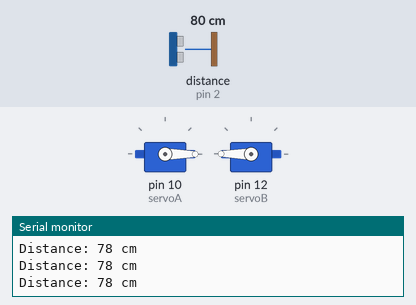
Bench run of a sketch on a simulated Arduino Uno, built with avr-gcc and run on an emulated ATmega328P. Parts: 2 × servo, the last lines printed to the serial monitor. Wiring (inferred from the names in the program): ultrasonic range finder: trigger pin 3; echo pin 2. The inputs (shaded band) are chosen by the test bench; at power-on: distance to the obstacle (sensor on pin 2) 80 cm. The echo pulse lasts 58.3 µs per cm.

Above: at 1.2 s.
1.3 s: distance to the obstacle (sensor on pin 2) set to 15 cm
2.8 s: distance to the obstacle (sensor on pin 2) set to 11 cm
At 4.0 s:
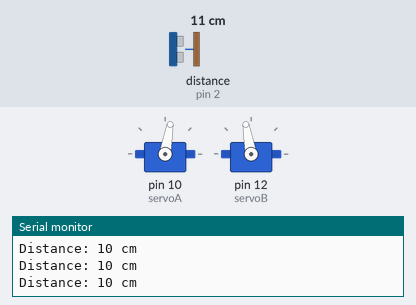
4.3 s: distance to the obstacle (sensor on pin 2) set to 18 cm
At 5.2 s:
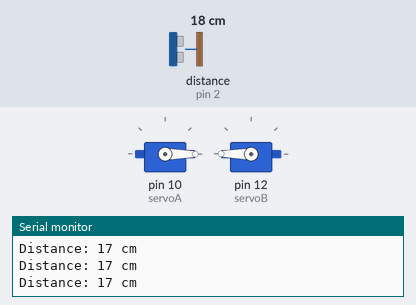
7.3 s: distance to the obstacle (sensor on pin 2) set to 2 cm
At 7.7 s:
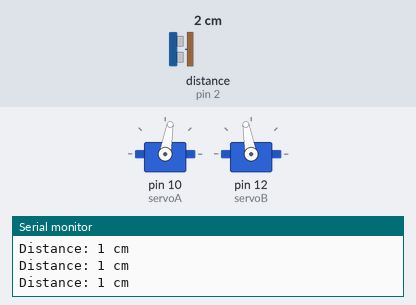
Timing chart, 0 to 9.8 s (numbered marks = the images above; inputs shaded):
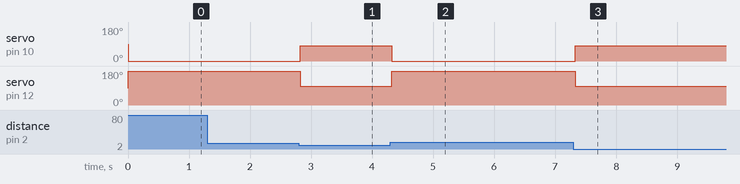

Measured:
- the behaviour switches between 13 and 12 cm on distance to the obstacle (sensor on pin 2) (found by bisection; images 0 and 1)
- after the input at 2.8 s, servo on pin 10 (servoA): 0° → 80° at once; servo on pin 12 (servoB): 180° → 100° at once
- after the input at 4.3 s, servo on pin 10 (servoA): 80° → 0° at once; servo on pin 12 (servoB): 100° → 180° at once
- after the input at 7.3 s, servo on pin 10 (servoA): 0° → 80° at once; servo on pin 12 (servoB): 180° → 100° at once

The sketch:

automatic_chopsticks.ino
```cpp
#include <Servo.h>
Servo servoA;
Servo servoB;
int servo_position = 0;

#define echoPin 2 // attach pin D2 Arduino to pin Echo of HC-SR04
#define trigPin 3 //attach pin D3 Arduino to pin Trig of HC-SR04

// defines variables
long duration; // variable for the duration of sound wave travel
int distance; // variable for the distance measurement


void setup()
{
  Serial.begin(9600);
  servoA.attach(10);
  servoB.attach(12);

  pinMode(trigPin, OUTPUT); // Sets the trigPin as an OUTPUT
  pinMode(echoPin, INPUT); // Sets the echoPin as an INPUT
}


void loop()
{

  // Clears the trigPin condition
  digitalWrite(trigPin, LOW);
  delayMicroseconds(2);

  // Sets the trigPin HIGH (ACTIVE) for 10 microseconds
  digitalWrite(trigPin, HIGH);
  delayMicroseconds(10);
  digitalWrite(trigPin, LOW);

  // Reads the echoPin, returns the sound wave travel time in microseconds
  duration = pulseIn(echoPin, HIGH);

  // Calculating the distance
  distance = duration * 0.034 / 2; // Speed of sound wave divided by 2 (go and back)

  // Displays the distance on the Serial Monitor
  Serial.print("Distance: ");
  Serial.print(distance);
  Serial.println(" cm");

  servoA.write(0);
  servoB.write(180);

  if(distance<=11.5)
  {
     servoA.write(80);
  servoB.write(100);
  }


}
```
